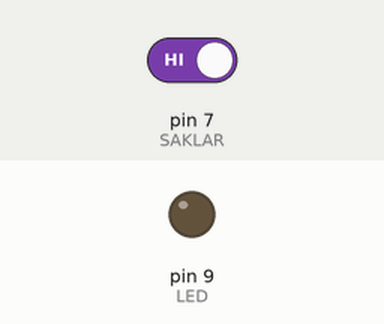
The sketch below on a simulated Arduino Uno, built with avr-gcc and run on an emulated ATmega328P. Shown: output pins drawn as LEDs (lit = HIGH). The test bench sets the inputs (shaded band); at power-on: pin 7 (SAKLAR) HIGH.

Above: at 1.2 s.
1.3 s: pin 7 (SAKLAR) driven LOW
At 1.9 s:
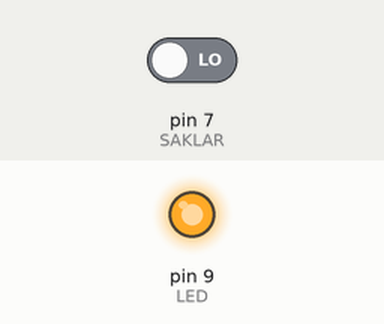
2.8 s: pin 7 (SAKLAR) driven HIGH
At 4.2 s:
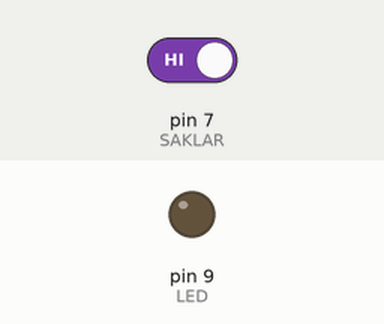
Timing chart, 0 to 5.8 s (numbered marks = the images above; inputs shaded):
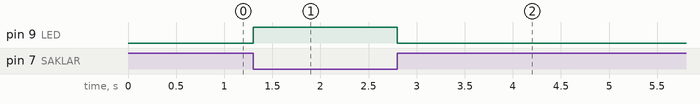

The sketch:

2_program_arduino_uno.ino
```cpp
int LED=9;
int SAKLAR=7;
int kondisiSaklar=0;

void setup() {
 // put your setup code here, to run once:
 pinMode(LED, OUTPUT);
 pinMode(SAKLAR, INPUT);
}

void loop() {
 // put your main code here, to run repeatedly:
 kondisiSaklar=digitalRead(SAKLAR);
 if (kondisiSaklar==LOW)
 {
 digitalWrite(LED, HIGH);
 }
 else
 {
 digitalWrite(LED, LOW);
 }
}
```

Measured:
- after the input at 1.3 s, pin 9 (LED): LOW → HIGH at once
- after the input at 2.8 s, pin 9 (LED): HIGH → LOW at once
